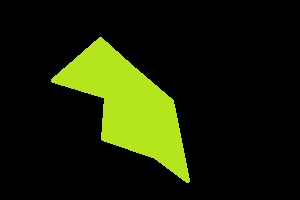
#> input picture image_processing_in_opencv/9_countours_in_opencv/rect.jpg, 300 x 200 px
$ python 8_contour_features_6.py   (older library calls are emulated)
#> lines starting #> are read from the running program, lines starting #| are printed output that depends on the picture; after the words box and inside, x2 and y2 are one past the last pixel; in counts of white or black regions, pixels touching at a corner belong together
#!/usr/bin/env python
# -*- coding: utf-8 -*-
# @Date    : 2018-02-18
# @Author  : Joe

import numpy as np
import cv2

img = cv2.imread('rect.jpg')
#> img is the input picture: shape (200, 300, 3); mean B, G, R 4.6, 32.1, 25.4

img_gray = cv2.cvtColor(img, cv2.COLOR_BGR2GRAY)
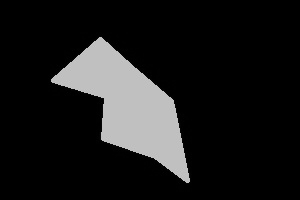
#> img_gray: shape (200, 300); min 0, max 200, mean 26.9

ret,thresh = cv2.threshold(img_gray, 127, 255, 0)
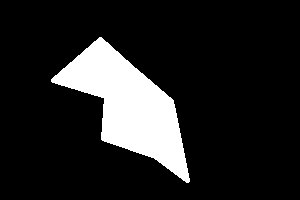
#> thresh: shape (200, 300); 14% white; 1 white region

img_c, contours, hierachy = cv2.findContours(thresh, 0, 1)
#> contours = 1 contour; box (x1, y1, x2, y2) and area: (51, 37, 190, 183) 8192

cnt = contours[0]
#> cnt = contour of 387 points, box (x1, y1, x2, y2) (51, 37, 190, 183), area 8192

ellipse = cv2.fitEllipse(cnt)
#> ellipse = ((126.4, 105.1), (71.6, 170), 135.1)
img = cv2.ellipse(img, ellipse, (0, 255,0), 2)
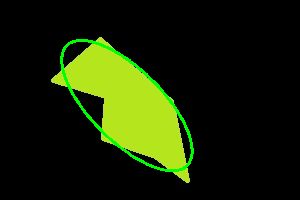
#> img: shape (200, 300, 3); 1.98% of pixels changed, all inside (x1, y1, x2, y2) = (60, 39, 194, 172)

cv2.imshow('ellipse', img)

cv2.waitKey(0)
cv2.destroyAllWindows()
